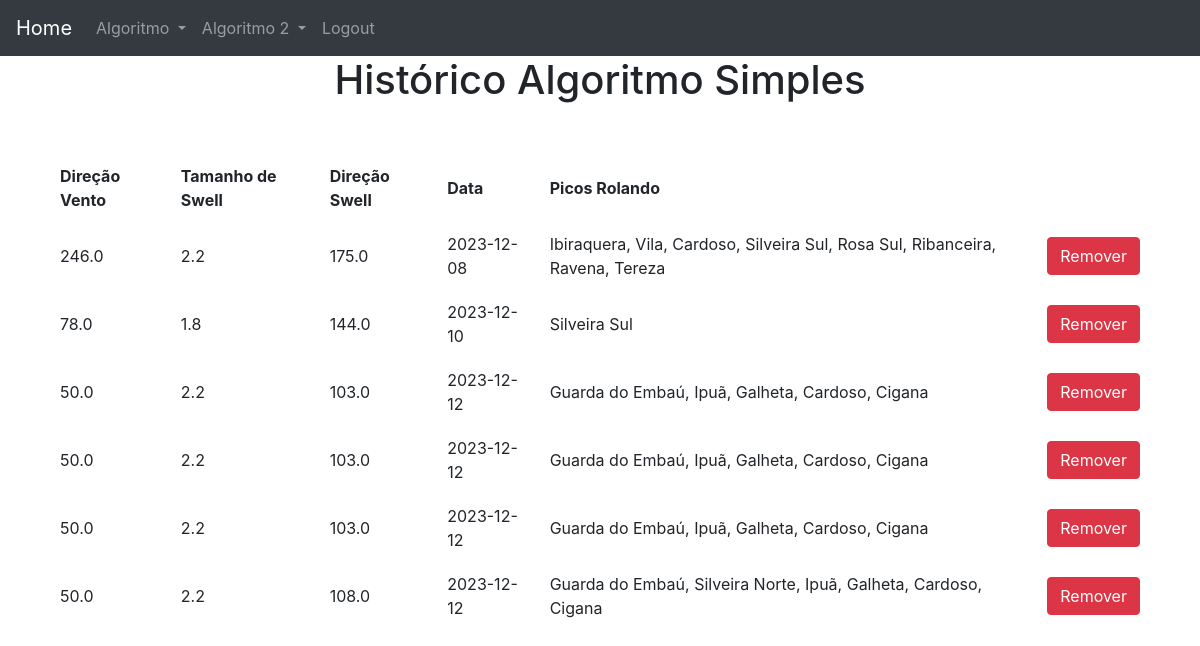
/hist (signed in), run on an earlier commit of the app's database.
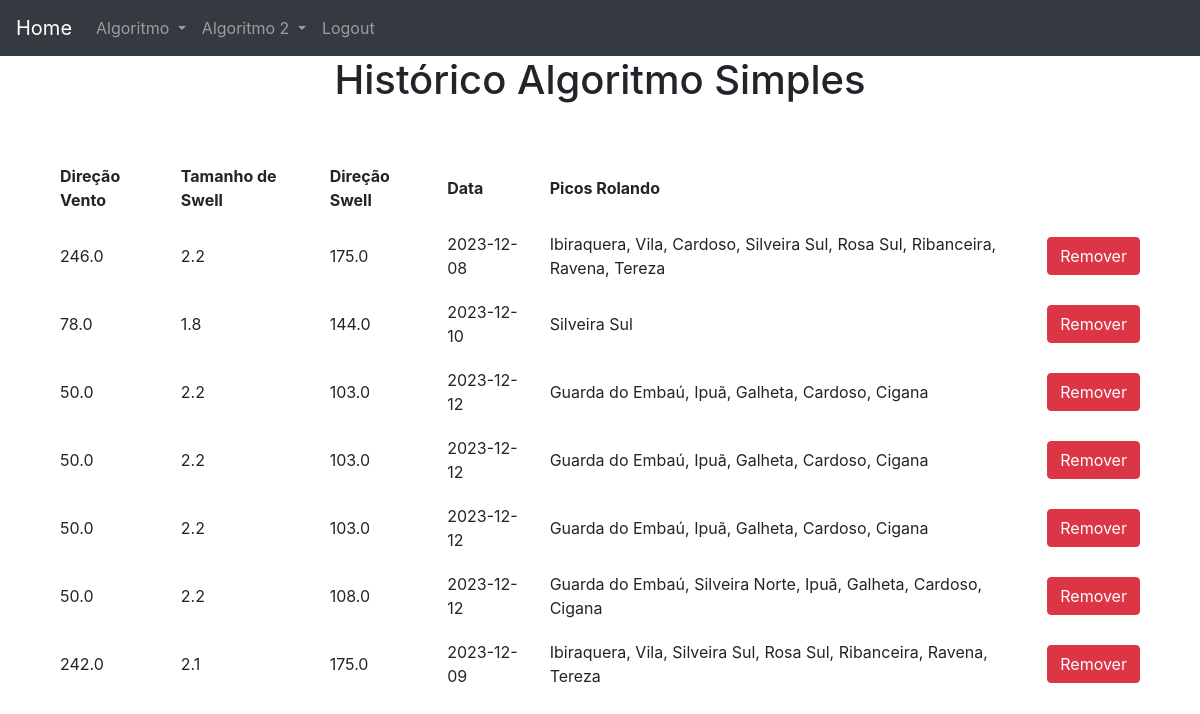
And on a later commit of the database.
### website/models.py (models this page shows)
class Historico2(db.Model):
    id = db.Column(db.Integer, primary_key=True)
    usuario_id = db.Column(db.Integer, db.ForeignKey('usuario.id'))
    vento = db.Column(db.Float)
    swell = db.Column(db.Float)
    direcao = db.Column(db.Float)
    data = db.Column(db.Date)
    picos = db.Column(db.String)

### website/views.py (the view)
@views.route("/hist", methods=["GET","POST"])
@login_required
def hist():
    return render_template("algoritmo2/hist.html", usuario = current_user)

### website/__init__.py (called while the page is built)
def create_app():
    app = Flask(__name__)
    app.config['SECRET_KEY'] = 'você não vai adivinhar'
    app.config['SQLALCHEMY_DATABASE_URI'] = f'sqlite:///{DB_NAME}'
    db.init_app(app)
    admin.init_app(app)
    migrate = Migrate(app, db)
    from .views import views
    from .auth import auth
    app.register_blueprint(views, url_prefix='/')
    app.register_blueprint(auth, url_prefix='/')
    from .models import Usuario
    login_manager = LoginManager()
    login_manager.login_view = 'auth.login'
    login_manager.login_message = 'Faça o login para a acessar está página.'
    login_manager.init_app(app)
    @login_manager.user_loader
    def load_user(id):
        return Usuario.query.get(int(id))
    return app

### website/templates/algoritmo2/hist.html (shortened to what this page needs)
{% extends "base.html" %}
{% block content %}
    <h1 class="text-center">Histórico Algoritmo Simples</h1>
    <table>
        <thead>
            <th>Direção Vento</th>
            <th>Tamanho de Swell</th>
            <th>Direção Swell</th>
            <th>Data</th>
            <th>Picos Rolando</th>
        </thead>
        {% for condicao in usuario.historico2 %}
            <tr>
                <td>{{condicao.vento}}</td>
                <td>{{condicao.swell}}</td>
                <td>{{condicao.direcao}}</td>
                <td>{{condicao.data}}</td>
                <td>{{condicao.picos}}</td>
                <td><button type="button" class="btn btn-danger" onClick="removeHistorico({{ condicao.id }})">Remover</button></td>
            </tr>
        {% endfor %}
    </table>
{% endblock %}

What changed in the data, as far as the page shows it:
added Historico2: vento "242.0", swell "2.1", direcao "175.0", data "2023-12-09", picos "Ibiraquera, Vila, Silveira Sul, Rosa Sul, Ribanceira, Ravena, Tereza"
